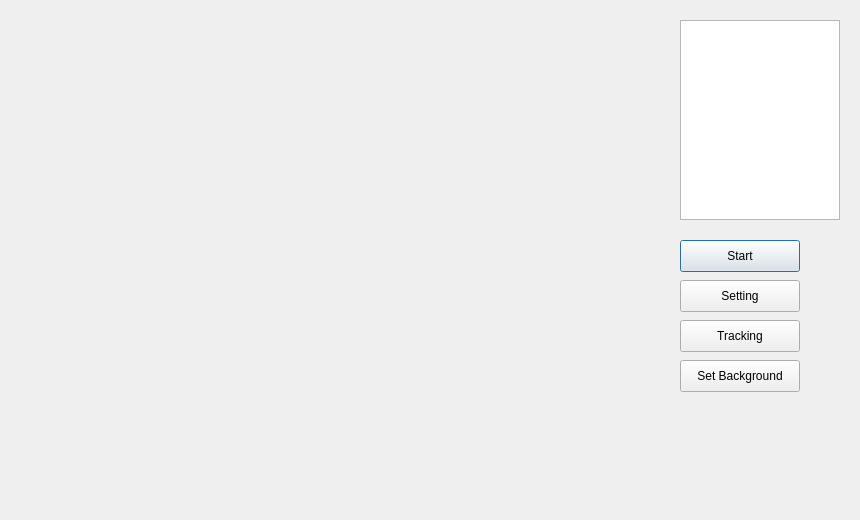
<?xml version="1.0" encoding="UTF-8"?>
<ui version="4.0">
 <class>MainView</class>
 <widget class="QDialog" name="MainView">
  <property name="geometry">
   <rect>
    <x>0</x>
    <y>0</y>
    <width>860</width>
    <height>520</height>
   </rect>
  </property>
  <property name="windowTitle">
   <string>MainView</string>
  </property>
  <widget class="QLabel" name="lblVideo">
   <property name="geometry">
    <rect>
     <x>20</x>
     <y>20</y>
     <width>640</width>
     <height>480</height>
    </rect>
   </property>
   <property name="text">
    <string/>
   </property>
  </widget>
  <widget class="QPushButton" name="btnStart">
   <property name="geometry">
    <rect>
     <x>680</x>
     <y>240</y>
     <width>120</width>
     <height>32</height>
    </rect>
   </property>
   <property name="text">
    <string>Start</string>
   </property>
  </widget>
  <widget class="QTextBrowser" name="txtPanel">
   <property name="geometry">
    <rect>
     <x>680</x>
     <y>20</y>
     <width>160</width>
     <height>200</height>
    </rect>
   </property>
  </widget>
  <widget class="QPushButton" name="btnSetting">
   <property name="geometry">
    <rect>
     <x>680</x>
     <y>280</y>
     <width>120</width>
     <height>32</height>
    </rect>
   </property>
   <property name="text">
    <string>Setting</string>
   </property>
  </widget>
  <widget class="QPushButton" name="btnTracking">
   <property name="geometry">
    <rect>
     <x>680</x>
     <y>320</y>
     <width>120</width>
     <height>32</height>
    </rect>
   </property>
   <property name="text">
    <string>Tracking</string>
   </property>
  </widget>
  <widget class="QPushButton" name="btnSetBackground">
   <property name="geometry">
    <rect>
     <x>680</x>
     <y>360</y>
     <width>120</width>
     <height>32</height>
    </rect>
   </property>
   <property name="text">
    <string>Set Background</string>
   </property>
  </widget>
  <widget class="QLabel" name="lblBackground">
   <property name="geometry">
    <rect>
     <x>692</x>
     <y>412</y>
     <width>128</width>
     <height>64</height>
    </rect>
   </property>
   <property name="text">
    <string/>
   </property>
  </widget>
 </widget>
 <layoutdefault spacing="6" margin="11"/>
 <resources/>
 <connections/>
</ui>
